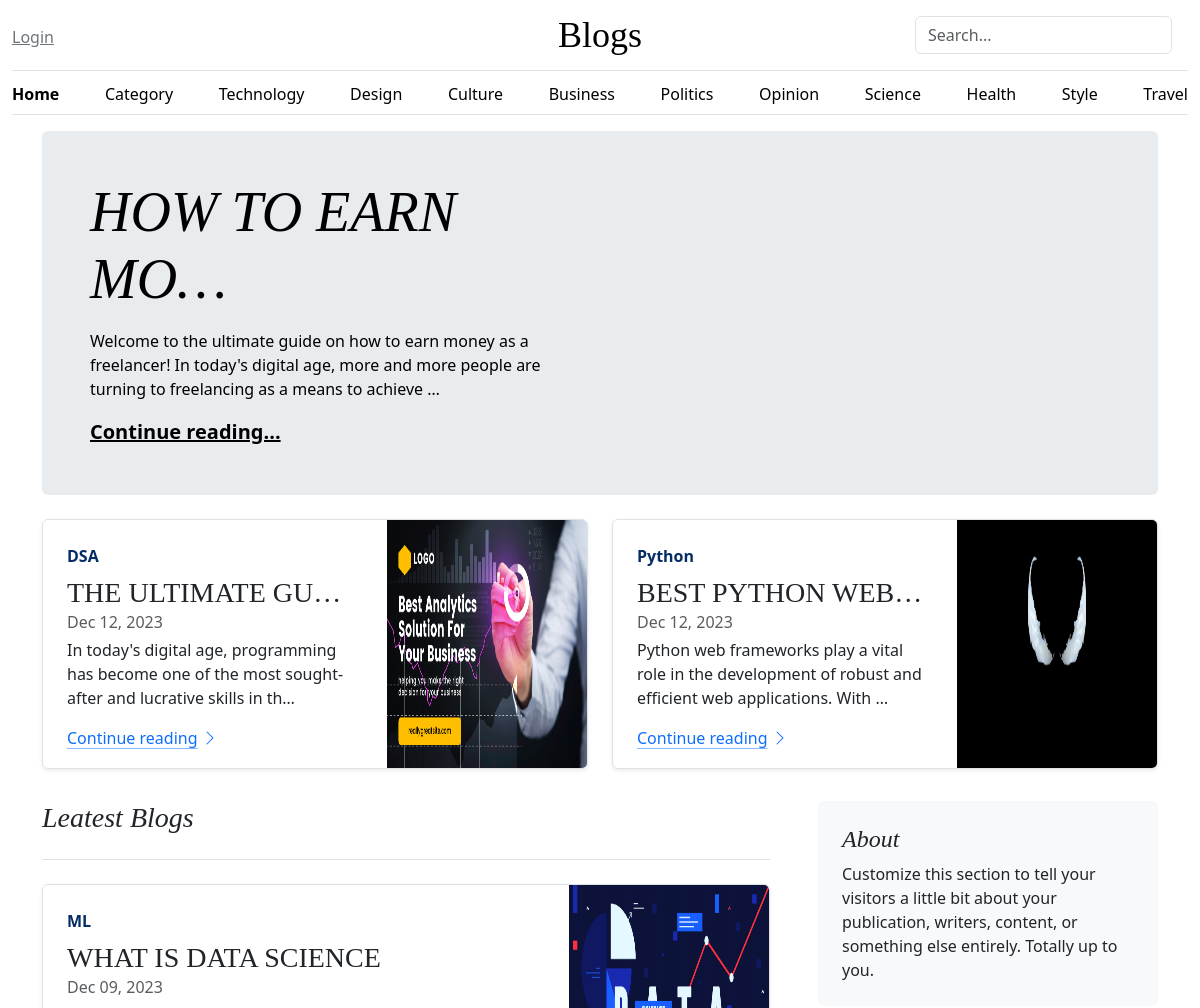
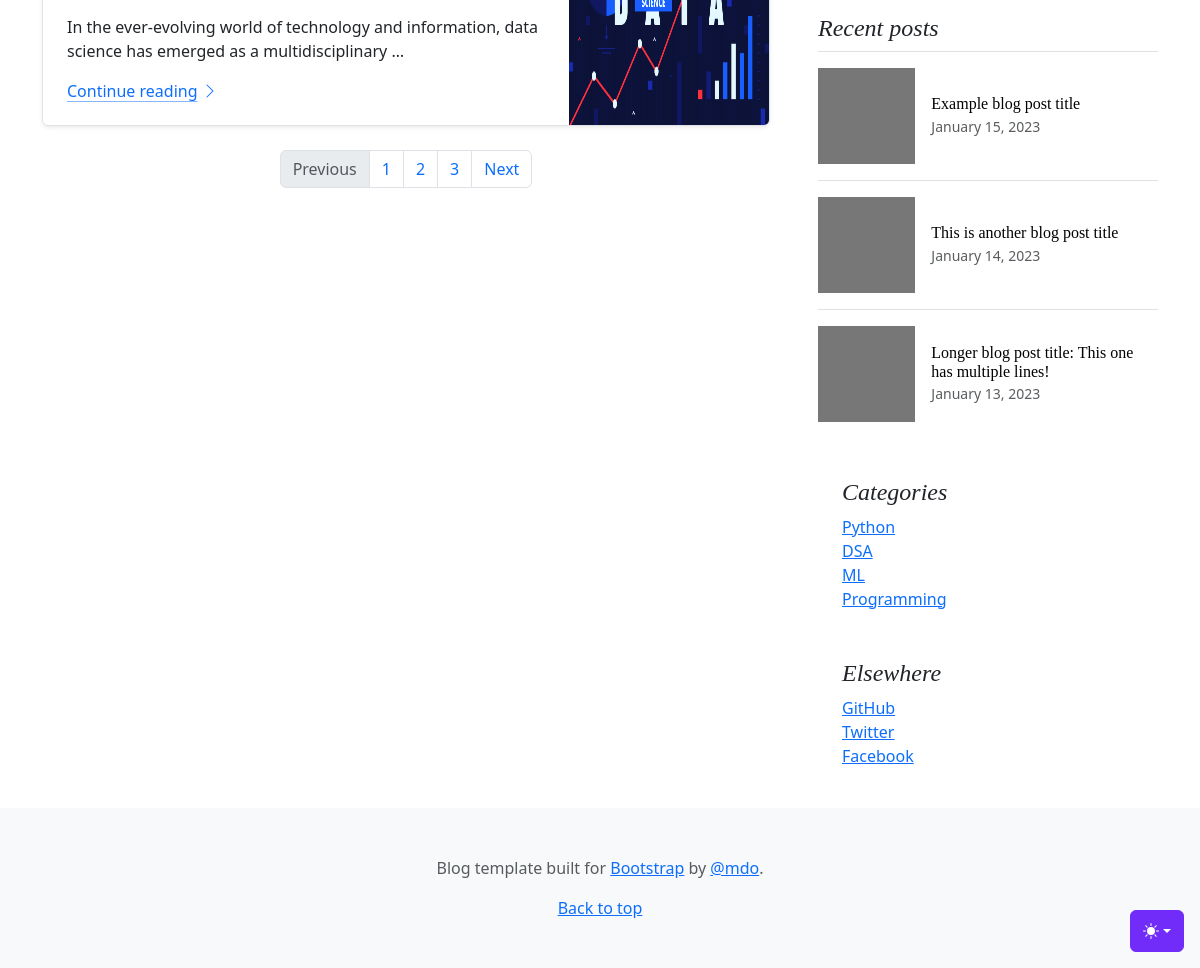
The page / on the database its author committed (2 pictures, top to bottom).
### core/models.py (models this page shows, shortened)
class Post(models.Model):
    STATUS = (
        ('Draft','Draft'),
        ('Publish','Publish')
    )
    featured_img = models.ImageField(upload_to='post/')
    title = models.CharField(max_length=255)
    author = models.CharField(max_length=30)
    category = models.ForeignKey(Category, on_delete=models.CASCADE)
    date = models.DateTimeField(auto_now_add=True)
    update = models.DateTimeField(auto_now=True, null=True)
    content = RichTextField()
    slug = models.CharField(max_length=255, unique=True)
    status = models.CharField(choices=STATUS, max_length=150)

class Category(models.Model):
    name = models.CharField(max_length=255)
    date = models.DateTimeField(auto_now_add=True)
    slug = models.CharField(max_length=50, unique=True, blank=True, null=True)
    def __str__(self):
        return self.name

### core/views.py (the view)
# urls.py: path("", views.index, name='index'),
def index(request):
    category = Category.objects.all().order_by("-id")
    post = Post.objects.filter(status='Publish').order_by("-id")
    context = {
        'category':category,
        'post':post,
    }
    return render(request, 'index.html', context)

### template/index.html
{% extends 'base.html' %}
{% block content %}
<main class="container">
  {% for i in post|slice:"0:1" %}
  <div class="p-4 p-md-5 mb-4 rounded text-body-emphasis bg-body-secondary">
      <div class="col-lg-6 px-0">
        <h1 class="display-4 fst-italic">{{i.title|truncatechars:"15"}}</h1>
        <p class="lead my-3">{{i.content|safe|truncatechars:"170"}}</p>
        <p class="lead mb-0"><a href="{% url 'post_view' i.slug %}" class="text-body-emphasis fw-bold">Continue reading...</a></p>
      </div>
    </div>
    {% endfor %}
    <div class="row mb-2">
      {% for u in post|slice:"1:3" %}
      <div class="col-md-6">
        <div class="row g-0 border rounded overflow-hidden flex-md-row mb-4 shadow-sm h-md-250 position-relative">
          <div class="col p-4 d-flex flex-column position-static">
            <strong class="d-inline-block mb-2 text-primary-emphasis">{{u.category}}</strong>
            <h3 class="mb-0">{{u.title|truncatechars:"16"}}</h3>
            <div class="mb-1 text-body-secondary">{{u.date|date:"M d, Y"}}</div>
            <p class="card-text mb-auto">{{u.content|safe|truncatechars:"110"}}</p>
            <a href="{% url 'post_view' u.slug %}" class="icon-link gap-1 icon-link-hover stretched-link">
              Continue reading
              <svg class="bi"><use xlink:href="#chevron-right"/></svg>
            </a>
          </div>
          <div class="col-auto d-none d-lg-block">
            <img src="{{u.featured_img.url}}" width="200" height="250">
          </div>
        </div>
      </div>
      {% endfor %}
    </div>
    <div class="row g-5">
      <div class="col-md-8">
        <h3 class="pb-4 mb-4 fst-italic border-bottom">
          Leatest Blogs
        </h3>
        {% for u in post|slice:"3:" %}
        <div class="col-md-12">
          <div class="row g-0 border rounded overflow-hidden flex-md-row mb-4 shadow-sm h-md-250 position-relative">
            <div class="col p-4 d-flex flex-column position-static">
              <strong class="d-inline-block mb-2 text-primary-emphasis">{{u.category}}</strong>
              <h3 class="mb-0">{{u.title|truncatechars:"22"}}</h3>
              <div class="mb-1 text-body-secondary">{{u.date|date:"M d, Y"}}</div>
              <p class="card-text mb-auto">{{u.content|safe|truncatechars:"110"}}</p>
              <a href="{% url 'post_view' u.slug %}" class="icon-link gap-1 icon-link-hover stretched-link">
                Continue reading
                <svg class="bi"><use xlink:href="#chevron-right"/></svg>
              </a>
            </div>
            <div class="col-auto d-none d-lg-block">
              <img src="{{u.featured_img.url}}" width="200" height="250">
            </div>
          </div>
        </div>
        {% endfor %}
        <nav aria-label="Page navigation example">
          <ul class="pagination justify-content-center">
            <li class="page-item disabled">
              <a class="page-link">Previous</a>
            </li>
            <li class="page-item"><a class="page-link" href="#">1</a></li>
            <li class="page-item"><a class="page-link" href="#">2</a></li>
            <li class="page-item"><a class="page-link" href="#">3</a></li>
            <li class="page-item">
              <a class="page-link" href="#">Next</a>
            </li>
          </ul>
        </nav>
      </div>
      <div class="col-md-4">
        <div class="position-sticky" style="top: 2rem;">
          <div class="p-4 mb-3 bg-body-tertiary rounded">
            <h4 class="fst-italic">About</h4>
            <p class="mb-0">Customize this section to tell your visitors a little bit about your publication, writers, content, or something else entirely. Totally up to you.</p>
          </div>
          <div>
            <h4 class="fst-italic">Recent posts</h4>
            <ul class="list-unstyled">
              <li>
                <a class="d-flex flex-column flex-lg-row gap-3 align-items-start align-items-lg-center py-3 link-body-emphasis text-decoration-none border-top" href="#">
                  <svg class="bd-placeholder-img" width="100%" height="96" xmlns="http://www.w3.org/2000/svg" aria-hidden="true" preserveAspectRatio="xMidYMid slice" focusable="false"><rect width="100%" height="100%" fill="#777"/></svg>
                  <div class="col-lg-8">
                    <h6 class="mb-0">Example blog post title</h6>
                    <small class="text-body-secondary">January 15, 2023</small>
                  </div>
                </a>
              </li>
              <li>
                <a class="d-flex flex-column flex-lg-row gap-3 align-items-start align-items-lg-center py-3 link-body-emphasis text-decoration-none border-top" href="#">
                  <svg class="bd-placeholder-img" width="100%" height="96" xmlns="http://www.w3.org/2000/svg" aria-hidden="true" preserveAspectRatio="xMidYMid slice" focusable="false"><rect width="100%" height="100%" fill="#777"/></svg>
                  <div class="col-lg-8">
                    <h6 class="mb-0">This is another blog post title</h6>
                    <small class="text-body-secondary">January 14, 2023</small>
                  </div>
                </a>
              </li>
              <li>
                <a class="d-flex flex-column flex-lg-row gap-3 align-items-start align-items-lg-center py-3 link-body-emphasis text-decoration-none border-top" href="#">
                  <svg class="bd-placeholder-img" width="100%" height="96" xmlns="http://www.w3.org/2000/svg" aria-hidden="true" preserveAspectRatio="xMidYMid slice" focusable="false"><rect width="100%" height="100%" fill="#777"/></svg>
                  <div class="col-lg-8">
                    <h6 class="mb-0">Longer blog post title: This one has multiple lines!</h6>
                    <small class="text-body-secondary">January 13, 2023</small>
                  </div>
                </a>
              </li>
            </ul>
          </div>
          <div class="p-4">
            <h4 class="fst-italic">Categories</h4>
            <ol class="list-unstyled mb-0">
              {% for i in category %}
               <li><a href="#">{{i.name}}</a></li>
              {% endfor %}
            </ol>
          </div>
          <div class="p-4">
            <h4 class="fst-italic">Elsewhere</h4>
            <ol class="list-unstyled">
              <li><a href="#">GitHub</a></li>
              <li><a href="#">Twitter</a></li>
              <li><a href="#">Facebook</a></li>
            </ol>
          </div>
        </div>
      </div>
    </div>
  </main>
{% endblock content %}

### static/css/blog.css (style rules this page uses)
h1, h2, h3, h4, h5, h6 { font-family: "Playfair Display", Georgia, "Times New Roman", serif; }
@media (min-width: 768px) { .h-md-250 { height: 250px; } }

### template/base.html (style rules this page uses)
.bd-placeholder-img { font-size: 1.125rem; text-anchor: middle; -webkit-user-select: none; -moz-user-select: none; user-select: none; }
.bi { vertical-align: -.125em; fill: currentColor; }

### rows shown on the page
Post: title "HOW TO EARN MO…", content "Welcome to the ultimate guide on how to earn money as a freelancer! In today's digital age, more and more people are turning to freelancing as a means to achieve …"
Post: category "DSA", title "THE ULTIMATE GU…", date "Dec 12, 2023", content "In today's digital age, programming has become one of the most sought-after and lucrative skills in th…", featured_img (picture)
Post: category "Python", title "BEST PYTHON WEB…", date "Dec 12, 2023", content "Python web frameworks play a vital role in the development of robust and efficient web applications. With …", featured_img (picture)
Post: category "ML", title "WHAT IS DATA SCIENCE", date "Dec 09, 2023", content "In the ever-evolving world of technology and information, data science has emerged as a multidisciplinary …", featured_img (picture)
Category: name "Python"
Category: name "DSA"
Category: name "ML"
Category: name "Programming"
